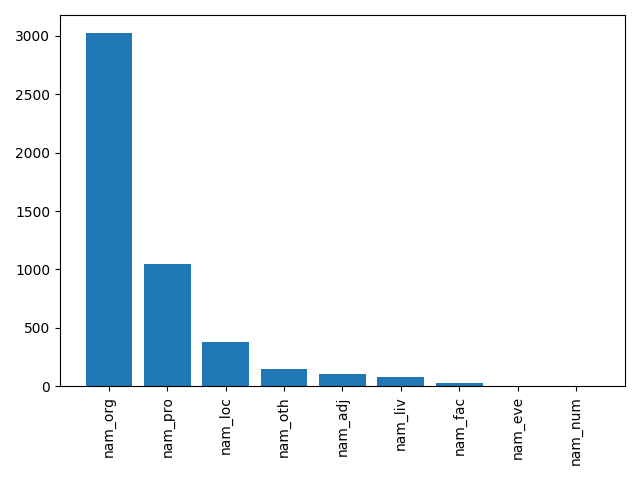

This chart was generated by the following Python code:
import os
from os import listdir
from os.path import isfile, join
from collections import Counter, OrderedDict
import xml.etree.ElementTree as ET
from pprint import pprint
import numpy as np
import matplotlib.pyplot as plt

onlyfiles = [f for f in listdir("./out_top9") if isfile(join("./out_top9", f))]

freq_stats = Counter()
named_entities = Counter()
for f in onlyfiles:
    tree = ET.parse(os.path.join("./out_top9", f))
    root = tree.getroot()

    for chunk in root:
        for sentence in chunk:
            real_forms = {}
            for tok in sentence:
                word = ''
                for element in tok:
                    if element.tag == 'orth':
                        real_form = element.text
                    elif element.tag == 'ann':
                        name = element.attrib['chan']
                        number = int(element.text)
                        if number > 0:
                            key = (name, number)
                            if key in real_forms.keys():
                                real_forms[key] += ' ' + real_form
                            else:
                                real_forms[key] = real_form
            for f in real_forms.items():
                key = f[0][0]
                new_key = (key, f[1])
                named_entities.update([new_key])
                freq_stats.update([key])

height = list(OrderedDict(freq_stats.most_common()).values())
bars = list(OrderedDict(freq_stats.most_common()).keys())
y_pos = np.arange(len(bars))

# Create bars and choose color

plt.bar(y_pos, height)

# Create names
plt.xticks(y_pos, bars, rotation='vertical')
plt.tight_layout()
# Show graphic
plt.savefig("coarse.png")

ordered_dict = OrderedDict(named_entities.most_common())
for key in freq_stats.keys():
    print(key)
    counter = 10
    for merged_key in ordered_dict:
        if counter > 0:
            if merged_key[0] == key:
                counter -= 1
print("    " + str(merged_key[1]) + " [" + str(named_entities[merged_key]) + "]")